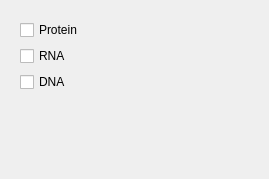
                     <widget class="QWidget" name="scrollAreaWidgetContents_5">
                      <property name="geometry">
                       <rect>
                        <x>0</x>
                        <y>0</y>
                        <width>269</width>
                        <height>179</height>
                       </rect>
                      </property>
                      <layout class="QVBoxLayout" name="verticalLayout_9">
                       <item>
                        <widget class="QFrame" name="gridFrame_5">
                         <layout class="QVBoxLayout" name="verticalLayout_10">
                          <item>
                           <widget class="QCheckBox" name="checkBox_30">
                            <property name="styleSheet">
                             <string notr="true"/>
                            </property>
                            <property name="text">
                             <string>Protein</string>
                            </property>
                           </widget>
                          </item>
                          <item>
                           <widget class="QCheckBox" name="checkBox_31">
                            <property name="text">
                             <string>RNA</string>
                            </property>
                           </widget>
                          </item>
                          <item>
                           <widget class="QCheckBox" name="checkBox_32">
                            <property name="text">
                             <string>DNA</string>
                            </property>
                           </widget>
                          </item>
                          <item>
                           <spacer name="verticalSpacer_5">
                            <property name="orientation">
                             <enum>Qt::Vertical</enum>
                            </property>
                            <property name="sizeHint" stdset="0">
                             <size>
                              <width>20</width>
                              <height>20</height>
                             </size>
                            </property>
                           </spacer>
                          </item>
                         </layout>
                        </widget>
                       </item>
                      </layout>
                     </widget>
